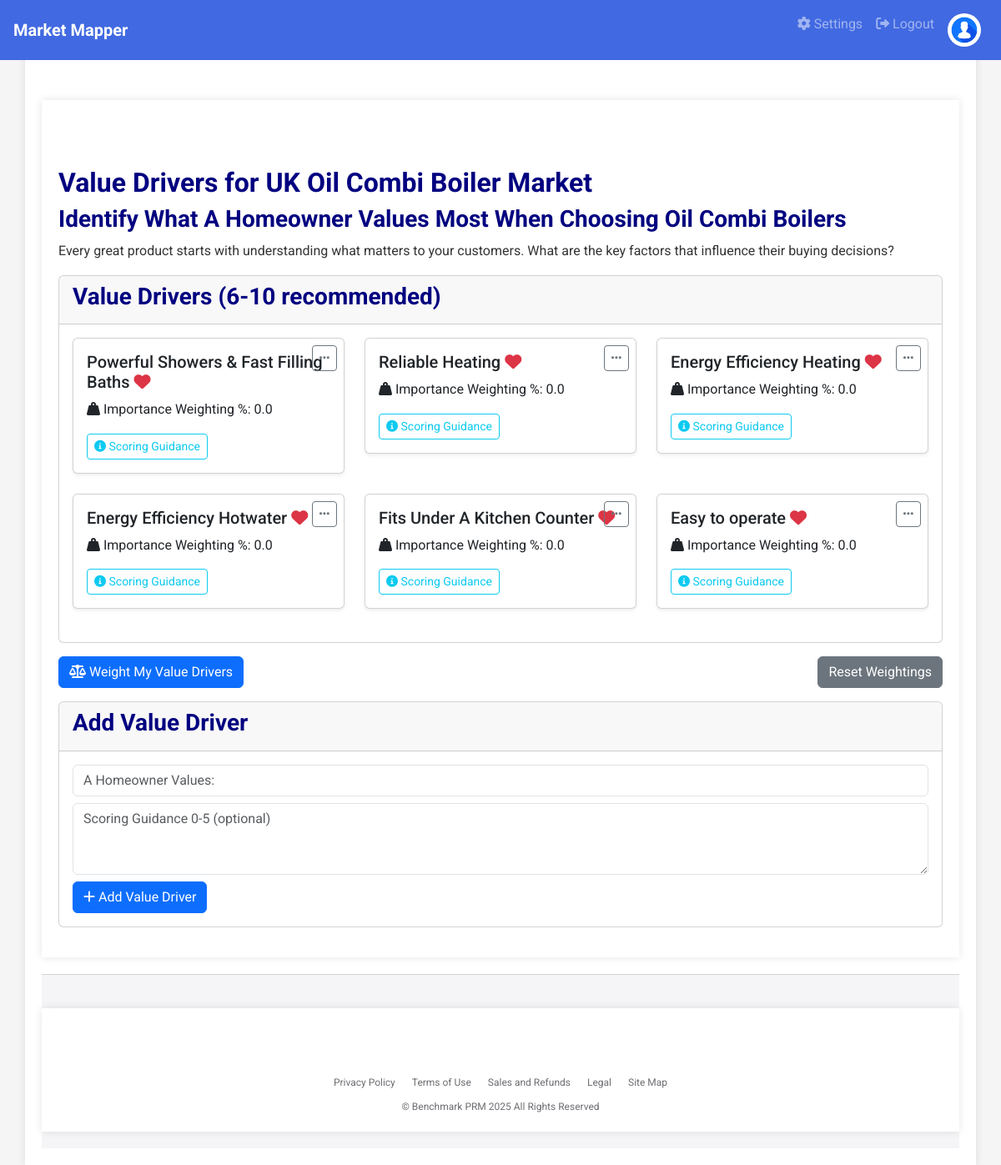
Page /manage/1/value_drivers (signed in) on the committed database.
### app.py (models this page shows)
class Project(db.Model):
    id = db.Column(db.Integer, primary_key=True)
    name = db.Column(db.String(100), nullable=False)
    category = db.Column(db.String(100), nullable=False)  # Add category field
    target_customer = db.Column(db.String(100), nullable=False)  # Add target_customer field
    country = db.Column(db.String(100), nullable=False)  # Add country field
    user_id = db.Column(db.Integer, db.ForeignKey('user.id'), nullable=False)
    has_market_map = db.Column(db.Boolean, default=False)  # EXACTLY like this
    shared_users = db.relationship('User', secondary='project_user', backref='shared_projects')

class ValueDriver(db.Model):
    id = db.Column(db.Integer, primary_key=True)
    value_driver = db.Column(db.String(100), nullable=False)
    measured_by = db.Column(db.String(100))
    weighting = db.Column(db.Float, default=0.0)  # Changed to Float for more precision
    project_id = db.Column(db.Integer, db.ForeignKey('project.id'), nullable=False)

### app.py (the view, shortened to what this page needs)
@app.route('/manage/<int:project_id>/value_drivers', methods=['GET', 'POST'])
@login_required
def value_drivers(project_id):
    project = Project.query.get_or_404(project_id)
    if project.user_id != current_user.id and current_user not in project.shared_users:
        flash('You are not authorized to manage this project.', 'danger')
        return redirect(url_for('dashboard'))
    value_drivers = ValueDriver.query.filter_by(project_id=project_id).all()
    comparisons = {}  # Initialize comparisons as an empty dictionary
    comparison_results = ComparisonResult.query.filter_by(project_id=project_id).all()
    value_drivers_dict = {vd.id: vd.value_driver for vd in value_drivers}
    return render_template('value_drivers.html', project=project, value_drivers=value_drivers, comparisons=comparisons, comparison_results=comparison_results, value_drivers_dict=value_drivers_dict)

### app.py (called while the page is built)
@login_manager.user_loader
def load_user(user_id):
    return User.query.get(int(user_id))

### templates/value_drivers.html (shortened to what this page needs)
{% extends 'base.html' %}
{% block content %}
<div class="container">
    <h1>Value Drivers for {{ project.name }}</h1>
    <h2>Identify What A {{ project.target_customer }} Values Most When Choosing {{ project.category}}  </h2>
    <p>Every great product starts with understanding what matters to your customers. What are the key factors that influence their buying decisions?</p>
    <div class="card mb-3">
        <div class="card-header">
            <h2>Value Drivers (6-10 recommended)</h2>
        </div>
        <div class="card-body">
            {% if value_drivers %}
                <div class="row">
                    {% for vd in value_drivers|sort(attribute='weighting', reverse=True) %}
                    <div class="col-md-4">
                        <div class="card mb-4 shadow-sm">
                            <div class="card-body position-relative">
                                <div class="dropdown position-absolute top-0 end-0 m-2">
                                    <button class="btn btn-sm btn-outline-secondary" type="button" id="dropdownMenuButton{{ vd.id }}" data-bs-toggle="dropdown" aria-haspopup="true" aria-expanded="false">
                                        <i class="fas fa-ellipsis-h"></i>
                                    </button>
                                </div>
                                <h5 class="card-title">{{ vd.value_driver }} <i class="fas fa-heart text-danger"></i></h5>
                                <p class="card-text">
                                    <i class="fas fa-weight-hanging"></i> Importance Weighting %: {{ vd.weighting|round(1) }}
                                </p></p>
                                <button type="button" class="btn btn-sm btn-outline-info" data-bs-toggle="modal" data-bs-target="#scoringModal{{ vd.id }}">
                                    <i class="fas fa-info-circle"></i> Scoring Guidance
                                </button>
                            </div>
                        </div>
                    </div>
                    {% endfor %}
                </div>
            {% else %}
                <p>No value drivers yet.</p>
            {% endif %}
        </div>
    </div>
    {% set all_weighted = value_drivers|length >= 2 and value_drivers|map(attribute='weighting')|sum > 0 %}
    {% if value_drivers|length >= 2 %}
        <div class="d-flex flex-column flex-md-row justify-content-between mb-3">
            {% if not all_weighted %}
                <form method="post">
                    <a href="{{ url_for('pairwise_comparison', project_id=project.id) }}" class="btn btn-primary mb-2 mb-md-0"><i class="fas fa-balance-scale"></i> Weight My Value Drivers</a>
                </form>
            {% endif %}
            <div>
                <form method="POST" style="display: inline;">
                    <button type="submit" name="reset_weightings" class="btn btn-secondary" onclick="return confirm('Are you sure you want to reset the weightings? This will delete all weighting history for this project which cannot be recovered.')">Reset Weightings</button>
                </form>
            </div>
        </div>
    {% endif %}
    <div class="card mb-3">
        <div class="card-header">
            <h2>Add Value Driver</h2>
        </div>
        <div class="card-body">
            <form method="POST">
                <input type="text" name="value_driver" placeholder="A {{ project.target_customer }} Values:" required class="form-control mb-2">
                <textarea name="measured_by" placeholder="Scoring Guidance 0-5 (optional)" class="form-control mb-2" rows="3"></textarea>
                <button type="submit" name="add_value_driver" class="btn btn-primary"><i class="fas fa-plus"></i> Add Value Driver</button>
            </form>
        </div>
    </div>
{% endblock %}

### templates/base.html (style rules this page uses)
body { font-family: 'Roboto', sans-serif; background-color: #F5F5F5; color: #333333; line-height: 1.6; margin: 0; }
h1, h2, h3 { color: #000080; font-weight: 700; }
h1 { font-size: 32px; }
h2 { font-size: 28px; }
a { color: #4169E1; }
.container { background-color: #FFFFFF; padding: 20px; margin-top: 20px; box-shadow: 0 0 10px rgba(0,0,0,0.1); padding-top: 80px; }

### rows in the picture
Project: name "UK Oil Combi Boiler Market", target_customer "Homeowner", category "Oil Combi Boilers", value_driver "A Homeowner Values:"
ValueDriver: value_driver "Powerful Showers & Fast Filling Baths", weighting "0.0"
ValueDriver: value_driver "Reliable Heating", weighting "0.0"
ValueDriver: value_driver "Energy Efficiency Heating", weighting "0.0"
ValueDriver: value_driver "Energy Efficiency Hotwater", weighting "0.0"
ValueDriver: value_driver "Fits Under A Kitchen Counter", weighting "0.0"
ValueDriver: value_driver "Easy to operate", weighting "0.0"
